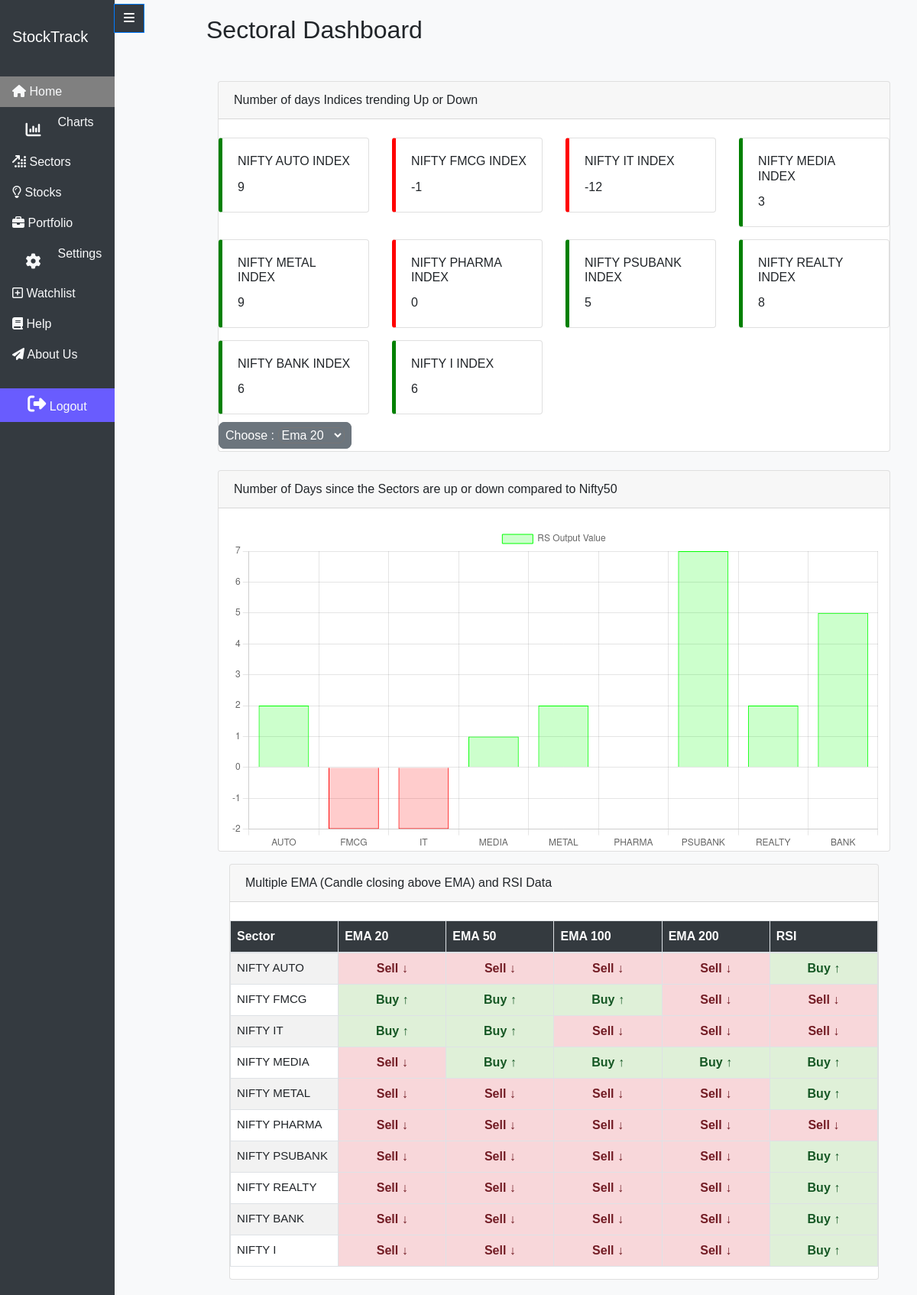
Page /dashboard/ (signed in) on the committed database.
### Stocks/models.py (models this page shows, shortened)
class EmaCountsSector(models.Model):
    stock_data = models.ForeignKey(SectorData, on_delete=models.CASCADE)
    ema20_output = models.IntegerField()
    ema50_output = models.IntegerField()
    ema100_output = models.IntegerField()
    ema200_output = models.IntegerField()
    rsi_output = models.IntegerField(null=True)
    rs_output = models.IntegerField(null=True)

class SectorData(models.Model):
    symbol = models.CharField(max_length=10)
    date = models.DateField()
    close_price = models.DecimalField(max_digits=10, decimal_places=2)
    ema20 = models.DecimalField(max_digits=10, decimal_places=2, null=True, blank=True)
    ema50 = models.DecimalField(max_digits=10, decimal_places=2, null=True, blank=True)
    ema100 = models.DecimalField(max_digits=10, decimal_places=2, null=True, blank=True)
    ema200 = models.DecimalField(max_digits=10, decimal_places=2, null=True, blank=True)
    rsi = models.DecimalField(max_digits=10, decimal_places=2, null=True, blank=True)
    rs = models.DecimalField(max_digits=10, decimal_places=2, null=True, blank=True)

### Stocks/views.py (the view)
# urls.py: path('dashboard/', views.dashboard, name='dashboard'),  # URL for the sectoral dashboard
@login_required
def dashboard(request):
    latest_dates = SectorData.objects.values('symbol').annotate(latest_date=Max('date'))
    unique_symbols =FinancialData.objects.values_list('symbol', flat=True).distinct()
    sector_data = []
    ema_counts = []
    rs_values = []
    symbols = []
    for stock in latest_dates:
        latest_sector_data = SectorData.objects.filter(symbol=stock['symbol'], date=stock['latest_date']).first()
        if latest_sector_data:
            sector_data.append(latest_sector_data)
            ema_count = EmaCountsSector.objects.filter(stock_data=latest_sector_data).first()
            if ema_count:
                ema_counts.append(ema_count)
                rs_values.append(ema_count.rs_output)
                symbols.append(latest_sector_data.symbol)
    selected_ema = request.GET.get('ema', '20')
    current_path = resolve(request.path_info).url_name
    context = {
        'sector_data': sector_data,
        'unique_symbols': unique_symbols,
        'ema_counts': ema_counts,
        'rs_values': rs_values,
        'symbols': symbols,
        'selected_ema': selected_ema,
        'current_path': current_path,
    }
    return render(request, 'dashboard.html', context)

### templates/dashboard.html (shortened to what this page needs)
{% extends "base.html" %}
{% load static %}
{% block content %}
<h2>Sectoral Dashboard</h2>
<div class="container mt-5">
  <div class="card">
    <div class="card-header">
      Number of days Indices trending Up or Down
    </div>
    <br>
    <form method="GET" action="{% url 'dashboard' %}">
      {% if selected_ema == '20' %}
      <div class="row">
        {% for sector in sector_data %}
        {% for ema_count in ema_counts %}
        {% if sector.symbol == ema_count.stock_data.symbol %}
        <div class="col-md-3 mb-3">
          <div class="card {% if ema_count.ema20_output > 0 %}card-positive{% else %}card-negative{% endif %}">
            <div class="card-body">
              <h6 class="card-title">NIFTY {{ sector.symbol|slice:"4:" }} INDEX</h6>
              <p class="card-text">{{ ema_count.ema20_output }}</p>
            </div>
          </div>
        </div>
        {% endif %}
        {% endfor %}
        {% endfor %}
      </div>
      {% endif %}
      <form method="GET" action="{% url 'dashboard' %}">
        <span class="select" style="border:2px solid #6c757d;background:#6c757d;color:white;padding:7px;border-radius:8px">
          <label for="selected_ema">Choose : </label>
          <select name="ema" id="selected_ema" onchange="this.form.submit()" style="background-color:#6c757d;border-radius:8px;color:white">
            <option value="20" {% if selected_ema == '20' %}selected{% endif %}>Ema 20</option>
          </select>
        </span>
      </form>
    </form>
  </div>
</div>
<br>
<div class="container">
  <div class="graph-container">
  <div class="card">
    <div class="card-header">
      Number of Days since the Sectors are up or down compared to Nifty50
    </div>
    <br>
    <div class="container">
      <div class="row">
        <div class="col">
          <canvas id="sectorChart"></canvas>
        </div>
      </div>
    </div>
  </div>
</div>
<script>
  document.addEventListener('DOMContentLoaded', function() {
    var ctx = document.getElementById('sectorChart').getContext('2d');
    var sectorChart = new Chart(ctx, {
      type: 'bar',
      data: {
        labels: [{% for sector in sector_data|slice:"-1" %}'{{ sector.symbol|slice:"4:" }}',{% endfor %}],
        datasets: [{
          label: 'RS Output Value',
          data: [{% for rs_value in rs_values|slice:"-1" %}{{ rs_value }},{% endfor %}],
          backgroundColor: [{% for rs_value in rs_values|slice:"-1" %}{% if rs_value > 0 %}'rgba(0, 255, 0, 0.2)',{% else %}'rgba(255, 0, 0, 0.2)',{% endif %}{% endfor %}],
          borderColor: [{% for rs_value in rs_values|slice:"-1" %}{% if rs_value > 0 %}'rgba(0, 255, 0, 1)',{% else %}'rgba(255, 0, 0, 1)',{% endif %}{% endfor %}],
          borderWidth: 1
        }]
      },
      options: {
        scales: {
          yAxes: [{
            scaleLabel: {
              display: true,
              labelString: 'RS Output Value'
            },
            ticks: {
              beginAtZero: true
            }
          }],
          xAxes: [{
            scaleLabel: {
              display: true,
              labelString: 'Symbol'
            }
          }]
        }
      }
    });
  });
</script>
<link rel="stylesheet" href="//cdn.datatables.net/1.13.7/css/jquery.dataTables.min.css">
<div class="container mt-3">
  <div class="card">
    <div class="card-header">
      Multiple EMA (Candle closing above EMA) and RSI Data
    </div>
    <br>
    <div class="table-responsive">
      <table class="table table-bordered table-striped" id="interactive-table">
        <thead>
          <tr>
            <th style="width: 16.66%;background-color: #343a3f;">Sector</th>
            <th style="width: 16.66%;background-color: #343a3f;">EMA 20</th>
            <th style="width: 16.66%;background-color: #343a3f;">EMA 50</th>
            <th style="width: 16.66%;background-color: #343a3f;">EMA 100</th>
            <th style="width: 16.66%;background-color: #343a3f;">EMA 200</th>
            <th style="width: 16.66%;background-color: #343a3f;">RSI</th>
          </tr>
        </thead>
        <tbody>
          {% for sector in sector_data %}
          <tr>
            <td style="font-size:15px">NIFTY {{ sector.symbol|slice:"4:" }}</td>
            <td style="text-align: center; font-weight: bold; padding: 8px; color: {% if sector.ema20 > sector.close_price %}#155724{% else %}#721c24{% endif %}; background-color: {% if sector.ema20 > sector.close_price %}#dff0d8{% else %}#f8d7da{% endif %};">{% if sector.ema20 > sector.close_price %}<span style="color: #155724;">Buy &#8593;</span>{% else %}<span style="color: #721c24;">Sell &#8595;</span>{% endif %}</td>
            <td style="text-align: center; font-weight: bold; padding: 8px; color: {% if sector.ema50 > sector.close_price %}#155724{% else %}#721c24{% endif %}; background-color: {% if sector.ema50 > sector.close_price %}#dff0d8{% else %}#f8d7da{% endif %};">{% if sector.ema50 > sector.close_price %}<span style="color: #155724;">Buy &#8593;</span>{% else %}<span style="color: #721c24;">Sell &#8595;</span>{% endif %}</td>
            <td style="text-align: center; font-weight: bold; padding: 8px; color: {% if sector.ema100 > sector.close_price %}#155724{% else %}#721c24{% endif %}; background-color: {% if sector.ema100 > sector.close_price %}#dff0d8{% else %}#f8d7da{% endif %};">{% if sector.ema100 > sector.close_price %}<span style="color: #155724;">Buy &#8593;</span>{% else %}<span style="color: #721c24;">Sell &#8595;</span>{% endif %}</td>
            <td style="text-align: center; font-weight: bold; padding: 8px; color: {% if sector.ema200 > sector.close_price %}#155724{% else %}#721c24{% endif %}; background-color: {% if sector.ema200 > sector.close_price %}#dff0d8{% else %}#f8d7da{% endif %};">{% if sector.ema200 > sector.close_price %}<span style="color: #155724;">Buy &#8593;</span>{% else %}<span style="color: #721c24;">Sell &#8595;</span>{% endif %}</td>
            <td style="text-align: center; font-weight: bold; padding: 8px; color: {% if sector.rsi >= 50 %}#155724{% else %}#721c24{% endif %}; background-color: {% if sector.rsi >= 50 %}#dff0d8{% else %}#f8d7da{% endif %};">{% if sector.rsi >= 50 %}<span style="color: #155724;">Buy &#8593;</span>{% else %}<span style="color: #721c24;">Sell &#8595;</span>{% endif %}</td>
          </tr>
          {% endfor %}
        </tbody>
      </table>
    </div>
  </div>
</div>
{% endblock %}

### templates/base.html (shortened to what this page needs)
{% load static %}
<!DOCTYPE html>
<html>
  <head>
    {% load static %}
    <link
      rel="stylesheet"
      href="https://stackpath.bootstrapcdn.com/bootstrap/4.3.1/css/bootstrap.min.css"
    />
    <link
      rel="stylesheet"
      href="https://cdnjs.cloudflare.com/ajax/libs/font-awesome/5.15.3/css/all.min.css"
    />
    <link rel="stylesheet" href="{% static 'stocks/styles.css' %}">
  </head>
  <body>
    <div id="sidebar">
      <nav class="navbar navbar-dark">
        <a class="navbar-brand" href="#">StockTrack</a>
      </nav>
      <br>
      <button
        onclick="toggleSidebar()"
        class="btn btn-primary"
        id="toggleButton"
        style="background-color: #343a40"
      >
        <i class="fas fa-bars"></i>
      </button>
      <div class="collapse show" id="navbarToggle">
        <ul class="nav flex-column">
          <li
            class="nav-item {% if current_path == 'dashboard' %}active{% endif %}"
          >
            <a class="nav-link text-light" href="{% url 'dashboard' %}">
              <i class="fas fa-home"></i>
              <span class="nav-text">Home</span>
            </a>
          </li>
          <li
            class="nav-item {% if current_path == 'graph'%}active{% endif %}"
          >
            <a
              class="nav-link text-light"
              href="{% url 'graph' symbol='TATAMOTORS.NS' ema_value=20 %}"
            >
            <i class="fa fa-bar-chart"></i>
              <span class="nav-text">Charts</span>
            </a>
          </li>
          <li
            class="nav-item {% if current_path == 'sectors' %}active{% endif %}"
          >
            <a class="nav-link text-light" href="{% url 'sectors' %}">
              <i class="fa-solid fa-arrow-up-right-dots"></i>
              <span class="nav-text">Sectors</span>
            </a>
          </li>
          <li
            class="nav-item {% if current_path == 'stocks' %}active{% endif %}"
          >
            <a class="nav-link text-light" href="{% url 'stocks' %}">
              <i class="fa-regular fa-lightbulb"></i>
              <span class="nav-text">Stocks</span>
            </a>
          </li>
          <li
            class="nav-item {% if current_path == 'portfolio' %}active{% endif %}"
          >
            <a class="nav-link text-light" href="{% url 'portfolio' %}">
              <i class="fas fa-briefcase"></i>
              <span class="nav-text">Portfolio</span>
            </a>
          </li>
          <li
            class="nav-item {% if current_path == 'settings' %}active{% endif %}"
          >
            <a class="nav-link text-light" href="{% url 'settings' %}">
              <i class="fa fa-gear"></i>
              <span class="nav-text">Settings</span>
            </a>
          </li>
          <li
            class="nav-item {% if current_path == 'watchlist' %}active{% endif %}"
          >
            <a class="nav-link text-light" href="{% url 'watchlist' %}">
              <i class="fa-regular fa-square-plus"></i>
              <span class="nav-text">Watchlist</span>
            </a>
          </li>
          <li class="nav-item {% if current_path == 'help' %}active{% endif %}">
            <a class="nav-link text-light" href="{% url 'help' %}">
              <i class="fas fa-book"></i>
              <span class="nav-text">Help</span>
            </a>
          </li>
          <li
            class="nav-item {% if current_path == 'about' %}active{% endif %}"
          >
            <a class="nav-link text-light" href="{% url 'about' %}">
              <i class="fas fa-paper-plane"></i>
              <span class="nav-text">About Us</span>
            </a>
          </li>
          <br>
          <form id = "logout-form" method = "post" action="{% url 'user_logout' %}" class="nav-item">
            <button
              type="submit"
              onclick="confirmLogout()"
              class="logout-button nav-link text-light"
              style="background-color: #695cfe"
            >
              <i class="fas fa-sign-out-alt logout-icon"></i>
              <span class="nav-text">Logout</span>
            </button></form>
        </ul>
      </div>
      <br>
    </div>
    <div id="content">
      {% block content %}{% endblock %}
    </div>
  </body>
</html>

### static/images/stocks/styles.css (style rules this page uses)
body { margin:0px; padding:0px; font-family: "Open Sans", arial; background:url('https://static.tumblr.com/94eb957a00fd03c0c2f7d26decd71578/u1rhacw/osAmyyh1q/tumblr_static_tumblr_static_gaussian_blur_gradient_desktop_1680x943_wallpaper-393751.jpg'); color:#fff; font-weight:300; }
.fa { position: relative; display: table-cell; width: 55px; height: 36px; text-align: center; top:12px; font-size:20px; }
nav { -webkit-user-select:none; -moz-user-select:none; -ms-user-select:none; -o-user-select:none; user-select:none; }

### templates/base.html (style rules this page uses)
#toggleButton { position: absolute; left: 149px; top: 5px; border-radius: 0rem; }
#toggleButton i { display: inline-block; }
body { font-family: "Arial", sans-serif; }
table { width: 100%; margin-bottom: 1rem; color: #212529; border-collapse: collapse; border-spacing: 0; }
th, td { padding: 0.75rem; text-align: left; border-bottom: 1px solid #dee2e6; }
.table>:not(caption)>*>* { padding: .5rem .5rem; border-bottom-width: 1px; }
th { background-color: #343a3f; color: #fff; }
td { background-color: transparent; }
#sidebar { height: 100%; width: 150px; position: fixed; z-index: 1; top: 0; left: 0; background-color: #343a40; padding-top: 20px; transition: width 0.3s ease; }
#content { margin-left: 250px; padding: 20px; transition: margin-left 0.3s ease; }
.card-positive { border-left: 5px solid green; }
.card-negative { border-left: 5px solid red; }
#navbarToggle li { background-color: #343a40; }
#navbarToggle li.active { background-color: #808080; }
.nav-item.active { background-color: #dc3545; color: #f00; }
.logout-button { background-color: transparent; border: none; cursor: pointer; width: 150px; }
.logout-icon { color: #fff; font-size: 24px; }
body { background-color: #f8f9fa; color: #212529; }
.table-striped tbody tr:nth-of-type(2n) { background-color: transparent; }

### rows in the picture
SectorData: symbol "AUTO", ema20 "Sell ↓", ema50 "Sell ↓", ema100 "Sell ↓", ema200 "Sell ↓", rsi "Buy ↑"
EmaCountsSector: ema20_output "9"
SectorData: symbol "FMCG", ema20 "Buy ↑", ema50 "Buy ↑", ema100 "Buy ↑", ema200 "Sell ↓", rsi "Sell ↓"
EmaCountsSector: ema20_output "-1"
SectorData: symbol "IT", ema20 "Buy ↑", ema50 "Buy ↑", ema100 "Sell ↓", ema200 "Sell ↓", rsi "Sell ↓"
EmaCountsSector: ema20_output "-12"
SectorData: symbol "MEDIA", ema20 "Sell ↓", ema50 "Buy ↑", ema100 "Buy ↑", ema200 "Buy ↑", rsi "Buy ↑"
EmaCountsSector: ema20_output "3"
SectorData: symbol "METAL", ema20 "Sell ↓", ema50 "Sell ↓", ema100 "Sell ↓", ema200 "Sell ↓", rsi "Buy ↑"
EmaCountsSector: ema20_output "9"
SectorData: symbol "PHARMA", ema20 "Sell ↓", ema50 "Sell ↓", ema100 "Sell ↓", ema200 "Sell ↓"
EmaCountsSector: ema20_output "0"
SectorData: symbol "PSUBANK", ema20 "Sell ↓", ema50 "Sell ↓", ema100 "Sell ↓", ema200 "Sell ↓", rsi "Buy ↑"
EmaCountsSector: ema20_output "5"
SectorData: symbol "REALTY", ema20 "Sell ↓", ema50 "Sell ↓", ema100 "Sell ↓", ema200 "Sell ↓", rsi "Buy ↑"
EmaCountsSector: ema20_output "8"
SectorData: symbol "BANK", ema20 "Sell ↓", ema50 "Sell ↓", ema100 "Sell ↓", ema200 "Sell ↓", rsi "Buy ↑"
EmaCountsSector: ema20_output "6"
SectorData: symbol "I", ema20 "Sell ↓", ema50 "Sell ↓", ema100 "Sell ↓", ema200 "Sell ↓", rsi "Buy ↑"
EmaCountsSector: ema20_output "6"

### other values in the picture
chart data {{ rs_value }} 2, -2, -2, 1, 2, 0, 7, 2, 5
